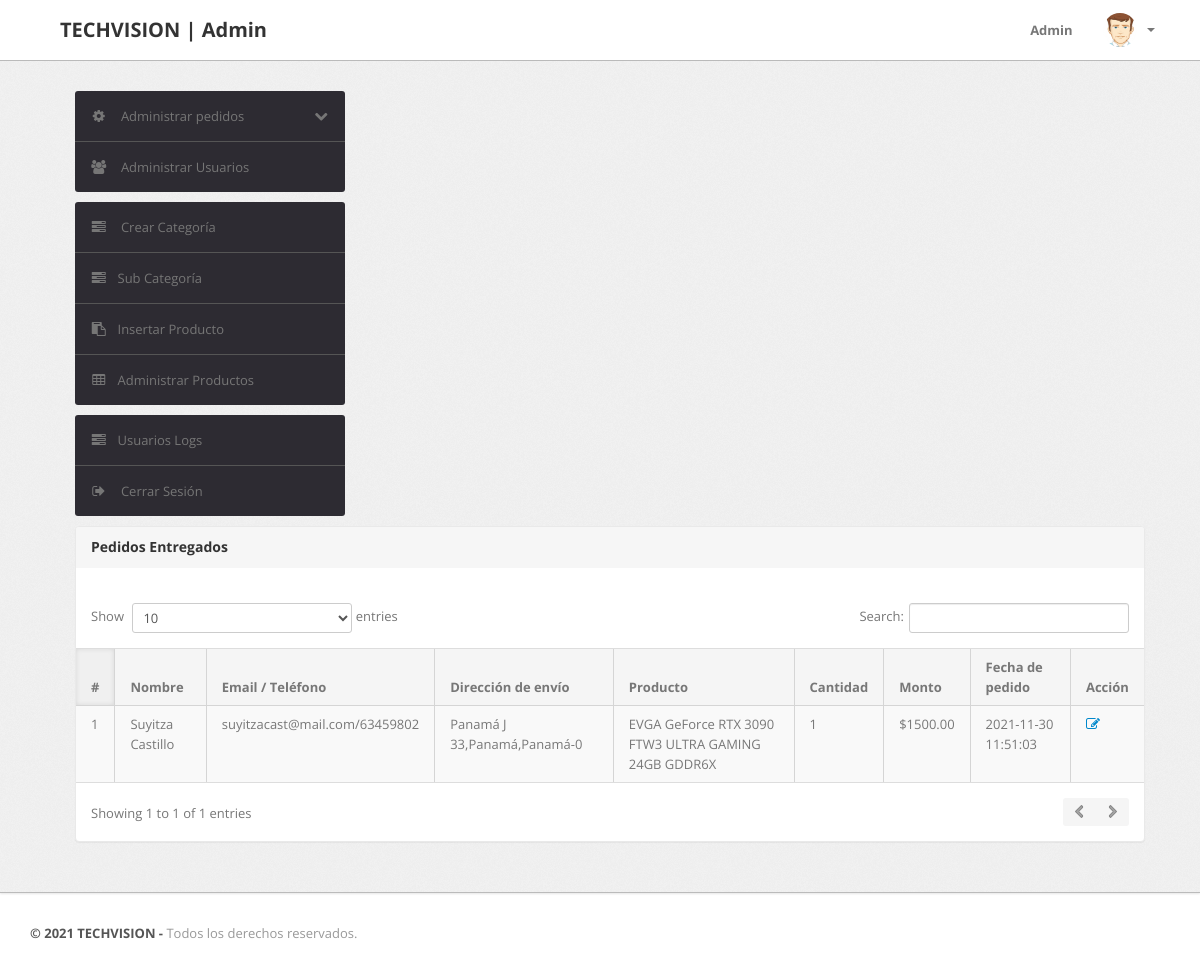
Page /admin/delivered-orders.php (signed in) on the earlier database version.
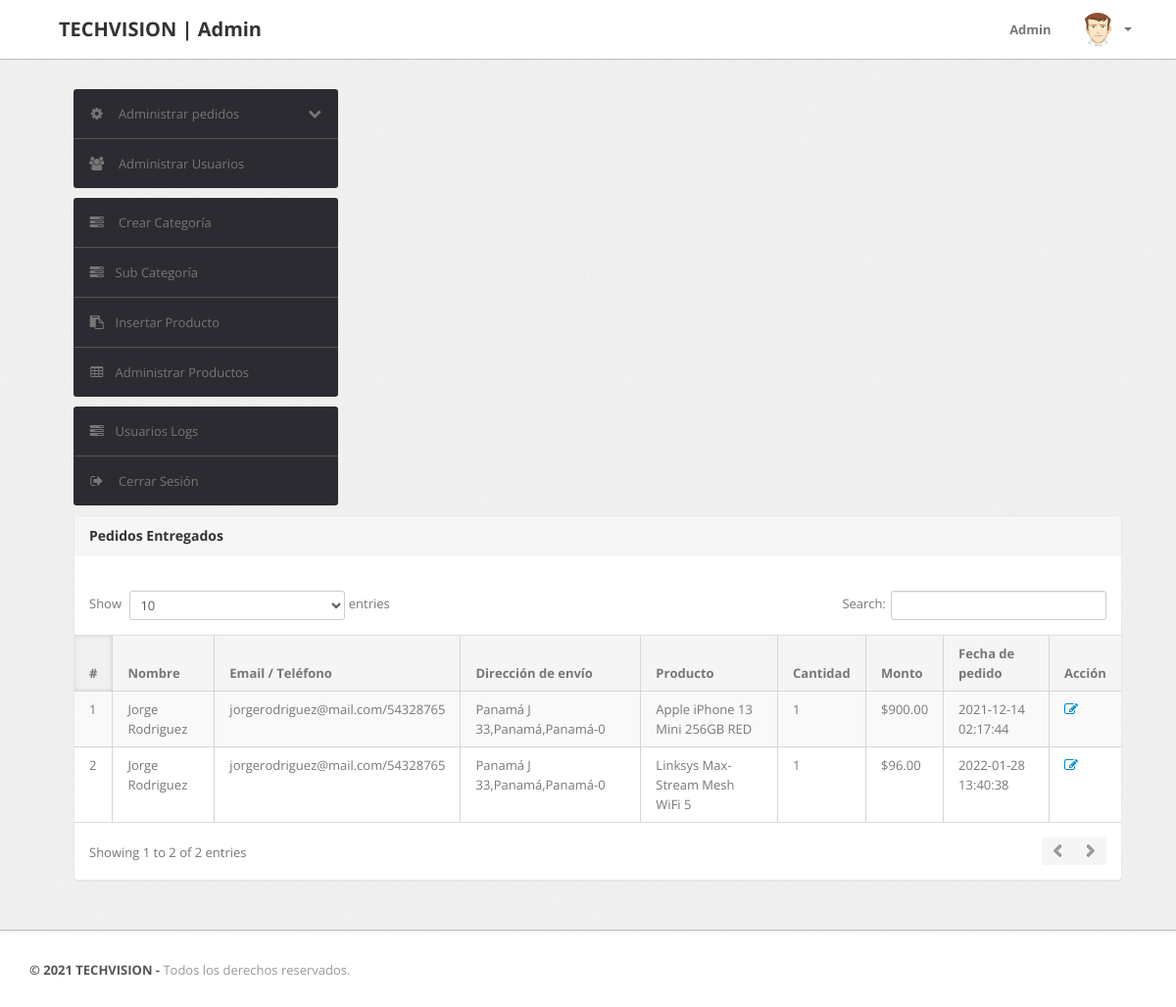
Same page on the later database version.
### tables this page shows
CREATE TABLE `orders` (
  `id` int(11) NOT NULL AUTO_INCREMENT,
  `userId` int(11) DEFAULT NULL,
  `productId` varchar(255) DEFAULT NULL,
  `quantity` int(11) DEFAULT NULL,
  `orderDate` timestamp NOT NULL DEFAULT current_timestamp(),
  `paymentMethod` varchar(50) DEFAULT NULL,
  `orderStatus` varchar(55) DEFAULT NULL,
  PRIMARY KEY (`id`)
);

CREATE TABLE `users` (
  `id` int(11) NOT NULL AUTO_INCREMENT,
  `name` varchar(255) DEFAULT NULL,
  `email` varchar(255) DEFAULT NULL,
  `contactno` bigint(11) DEFAULT NULL,
  `password` varchar(255) DEFAULT NULL,
  `shippingAddress` longtext DEFAULT NULL,
  `shippingState` varchar(255) DEFAULT NULL,
  `shippingCity` varchar(255) DEFAULT NULL,
  `shippingPincode` int(11) DEFAULT NULL,
  `billingAddress` longtext DEFAULT NULL,
  `billingState` varchar(255) DEFAULT NULL,
  `billingCity` varchar(255) DEFAULT NULL,
  `billingPincode` int(11) DEFAULT NULL,
  `regDate` timestamp NOT NULL DEFAULT current_timestamp(),
  `updationDate` varchar(255) DEFAULT NULL,
  PRIMARY KEY (`id`)
);

CREATE TABLE `products` (
  `id` int(11) NOT NULL AUTO_INCREMENT,
  `category` int(11) NOT NULL,
  `subCategory` int(11) DEFAULT NULL,
  `productName` varchar(255) DEFAULT NULL,
  `productCompany` varchar(255) DEFAULT NULL,
  `productPrice` decimal(10,2) DEFAULT NULL,
  `productPriceBeforeDiscount` decimal(10,2) DEFAULT NULL,
  `productDescription` longtext DEFAULT NULL,
  `productImage1` varchar(255) DEFAULT NULL,
  `productImage2` varchar(255) DEFAULT NULL,
  `productImage3` varchar(255) DEFAULT NULL,
  `shippingCharge` decimal(10,2) DEFAULT NULL,
  `productAvailability` varchar(255) DEFAULT NULL,
  `postingDate` timestamp NULL DEFAULT current_timestamp(),
  `updationDate` varchar(255) DEFAULT NULL,
  PRIMARY KEY (`id`)
);

### admin/delivered-orders.php (the view, shortened to what this page needs)
<?php
include('include/config.php');
if(strlen($_SESSION['alogin'])==0)
	{
header('location:index.php');
}
else{
?>
<!DOCTYPE html>
<html lang="es">
<head>
	<link type="text/css" href="bootstrap/css/bootstrap.min.css" rel="stylesheet">
	<link type="text/css" href="bootstrap/css/bootstrap-responsive.min.css" rel="stylesheet">
	<link type="text/css" href="css/theme.css" rel="stylesheet">
	<link type="text/css" href="images/icons/css/font-awesome.css" rel="stylesheet">
</head>
<body>
<?php include('include/header.php');?>
	<div class="wrapper">
		<div class="container">
			<div class="row">
<?php include('include/sidebar.php');?>
			<div class="span11">
					<div class="content">
	<div class="module">
							<div class="module-head">
								<h3>Pedidos Entregados</h3>
							</div>
							<div class="module-body table">
									<br />
								<table cellpadding="0" cellspacing="0" border="0" class="datatable-1 table table-bordered table-striped	 display table-responsive" >
									<thead>
										<tr>
											<th>#</th>
											<th>Nombre</th>
											<th width="50">Email / Teléfono</th>
											<th>Dirección de envío</th>
											<th>Producto </th>
											<th>Cantidad </th>
											<th>Monto </th>
											<th>Fecha de pedido</th>
											<th>Acción</th>
										</tr>
									</thead>
<tbody>
<?php
$st='Entregado';
$query=mysqli_query($con,"select users.name as username,users.email as useremail,users.contactno as usercontact,users.shippingAddress as shippingaddress,users.shippingCity as shippingcity,users.shippingState as shippingstate,users.shippingPincode as shippingpincode,products.productName as productname,products.shippingCharge as shippingcharge,orders.quantity as quantity,orders.orderDate as orderdate,products.productPrice as productprice,orders.id as id  from orders join users on  orders.userId=users.id join products on products.id=orders.productId where orders.orderStatus='$st'");
$cnt=1;
while($row=mysqli_fetch_array($query))
{
?>
										<tr>
											<td><?php echo htmlentities($cnt);?></td>
											<td><?php echo htmlentities($row['username']);?></td>
											<td><?php echo htmlentities($row['useremail']);?>/<?php echo htmlentities($row['usercontact']);?></td>
											<td><?php echo htmlentities($row['shippingaddress'].",".$row['shippingcity'].",".$row['shippingstate']."-".$row['shippingpincode']);?></td>
											<td><?php echo htmlentities($row['productname']);?></td>
											<td><?php echo htmlentities($row['quantity']);?></td>
											<td>$<?php echo htmlentities($row['quantity']*$row['productprice']+$row['shippingcharge']);?>.00</td>
											<td><?php echo htmlentities($row['orderdate']);?></td>
											<td>    <a href="updateordernuevo.php?oid=<?php echo htmlentities($row['id']);?>" title="Update order" target="_blank"><i class="icon-edit"></i></a>
											</td>
											</tr>
										<?php $cnt=$cnt+1; } ?>
										</tbody>
								</table>
							</div>
						</div>
					</div>
				</div>
			</div>
		</div>
	</div>
<?php include('include/footer.php');?>
</body>
<?php } ?>

Differences in the rows shown:
no longer on this page (row edited): orders: userId.name "Suyitza Castillo", userId.email "suyitzacast@mail.com", userId.contactno "63459802", userId.shippingPincode "Panamá J 33,Panamá,Panamá-0", productId.productName "EVGA GeForce RTX 3090 FTW3 ULTRA GAMING 24GB GDDR6X", quantity "1", $row['quantity']*$row['productprice']+$row['shippingcharge'] "1500", orderDate "2021-11-30 11:51:03"
added orders: userId.name "Jorge Rodriguez", userId.email "jorgerodriguez@mail.com", userId.contactno "54328765", userId.shippingPincode "Panamá J 33,Panamá,Panamá-0", productId.productName "Apple iPhone 13 Mini 256GB RED", quantity "1", $row['quantity']*$row['productprice']+$row['shippingcharge'] "900", orderDate "2021-12-14 02:17:44"
added orders: userId.name "Jorge Rodriguez", userId.email "jorgerodriguez@mail.com", userId.contactno "54328765", userId.shippingPincode "Panamá J 33,Panamá,Panamá-0", productId.productName "Linksys Max-Stream Mesh WiFi 5", quantity "1", $row['quantity']*$row['productprice']+$row['shippingcharge'] "96", orderDate "2022-01-28 13:40:38"
Other differences:
text written by a page script: "Show entries Search: Showing 1 to 1 of 1 entries" → "Show entries Search: Showing 1 to 2 of 2 entries"
